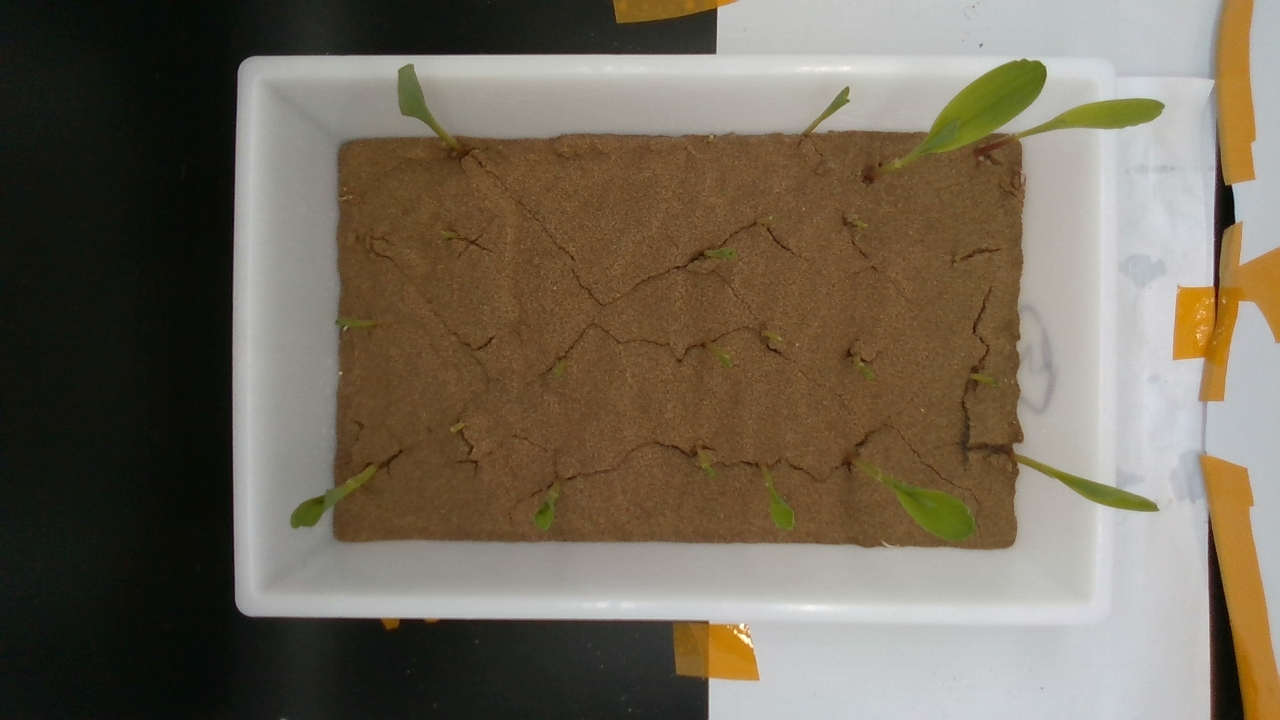
#> input picture sample_sand.jpeg, 1280 x 720 px, found by its file name
$ python draw_histogram_Gray.py
#> lines starting #> are read from the running program, lines starting #| are printed output that depends on the picture
import numpy as np
import matplotlib.pyplot as plt
import skimage
from skimage.transform import (hough_line, hough_line_peaks, hough_circle,
                               hough_circle_peaks)
from skimage.draw import circle_perimeter
from skimage.feature import canny
from skimage.data import astronaut
from skimage.io import imread, imsave
from skimage.color import rgb2gray, gray2rgb, label2rgb
from skimage import img_as_float
from skimage.morphology import skeletonize
from skimage import data, img_as_float
from matplotlib import cm
from skimage.filters import sobel, threshold_otsu
from skimage.feature import canny
from skimage.segmentation import felzenszwalb, slic, quickshift, watershed
from skimage.segmentation import mark_boundaries, find_boundaries

FILE_NAME = '.\\sample_sand.jpeg'
# imread得到的二维矩阵元素全部介于0 1之间，使其扩增到0-256
img_gray = skimage.io.imread(FILE_NAME, as_gray=True) * 256
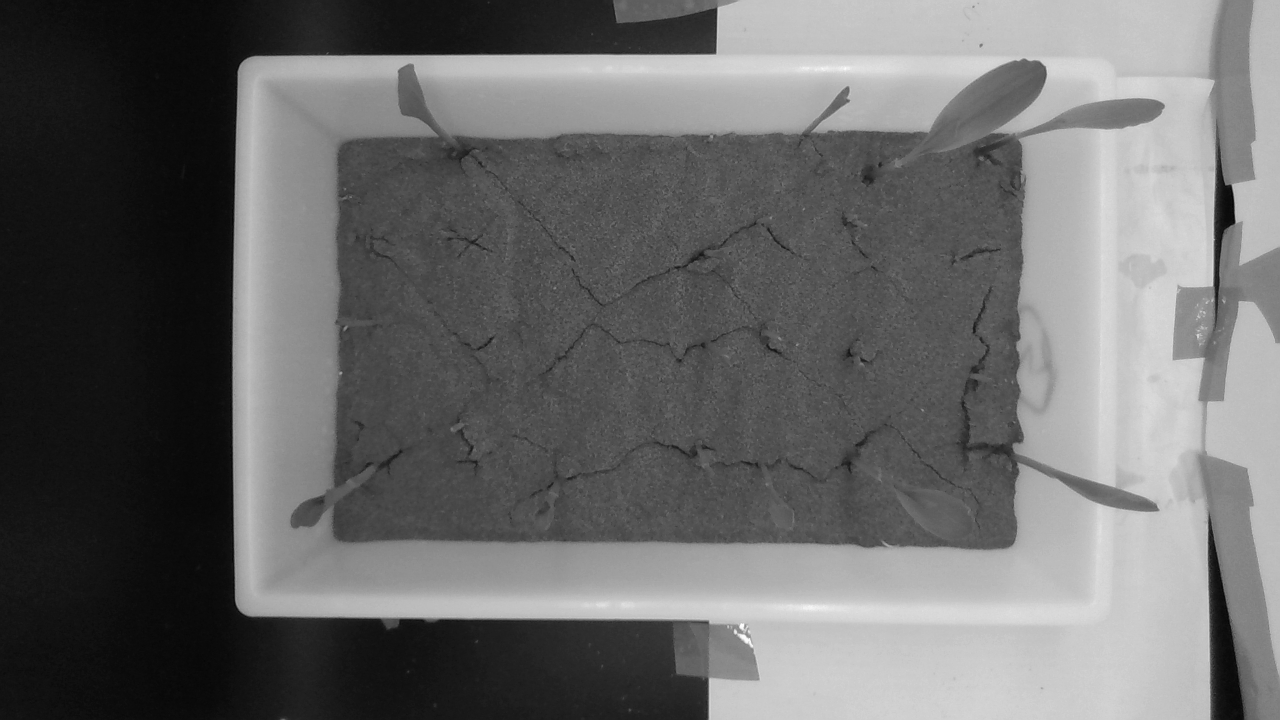
#> img_gray: shape (720, 1280) float64; min 4.85, max 254.7, mean 105.7


f, (ax1, ax2) = plt.subplots(2, 1)
ax1.plot()
ax1.imshow(img_gray, cmap='gray')


edges = canny(img_gray, sigma=5)
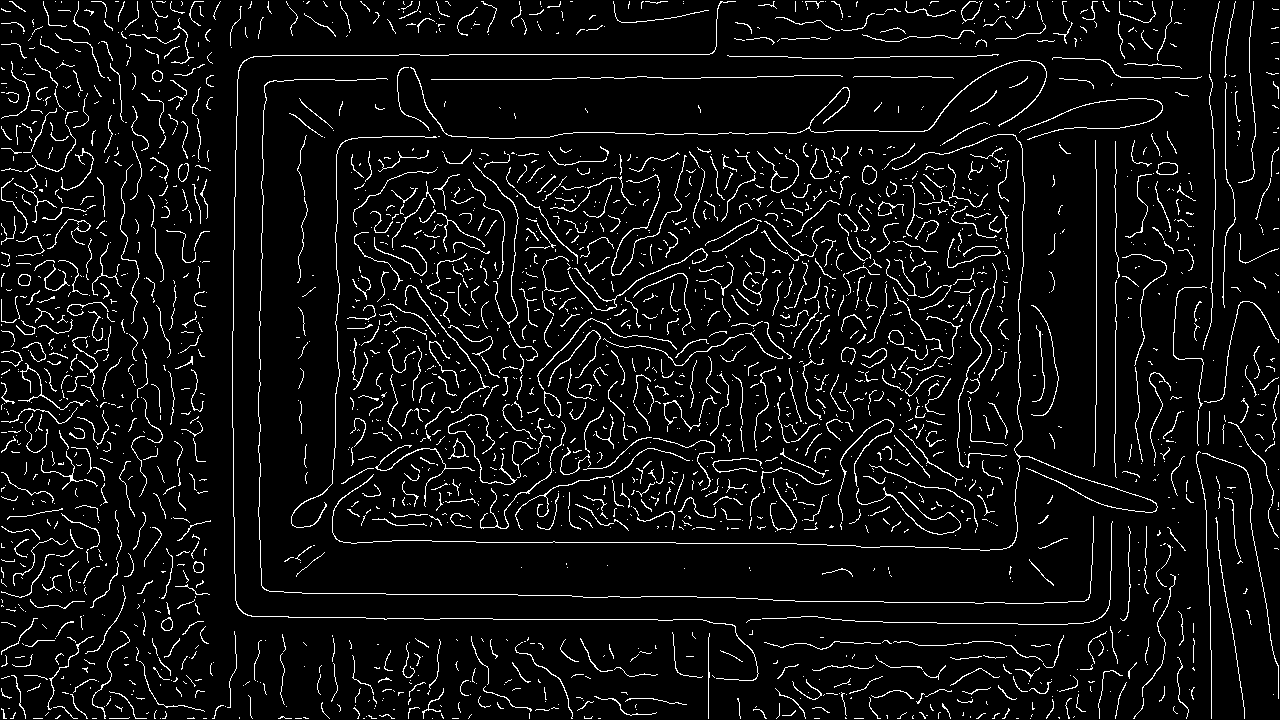
#> edges: shape (720, 1280) bool; 6.1% white in thin lines or dots
ax2.plot()
ax2.imshow(edges, cmap=plt.cm.gray, interpolation='nearest')
ax2.axis('off'), plt.show()
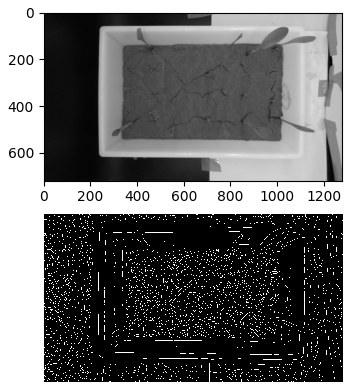
#> figure drawn by matplotlib, 2 panels

plt.show()

$ run again, with day1_sand.jpeg copied over sample_sand.jpeg
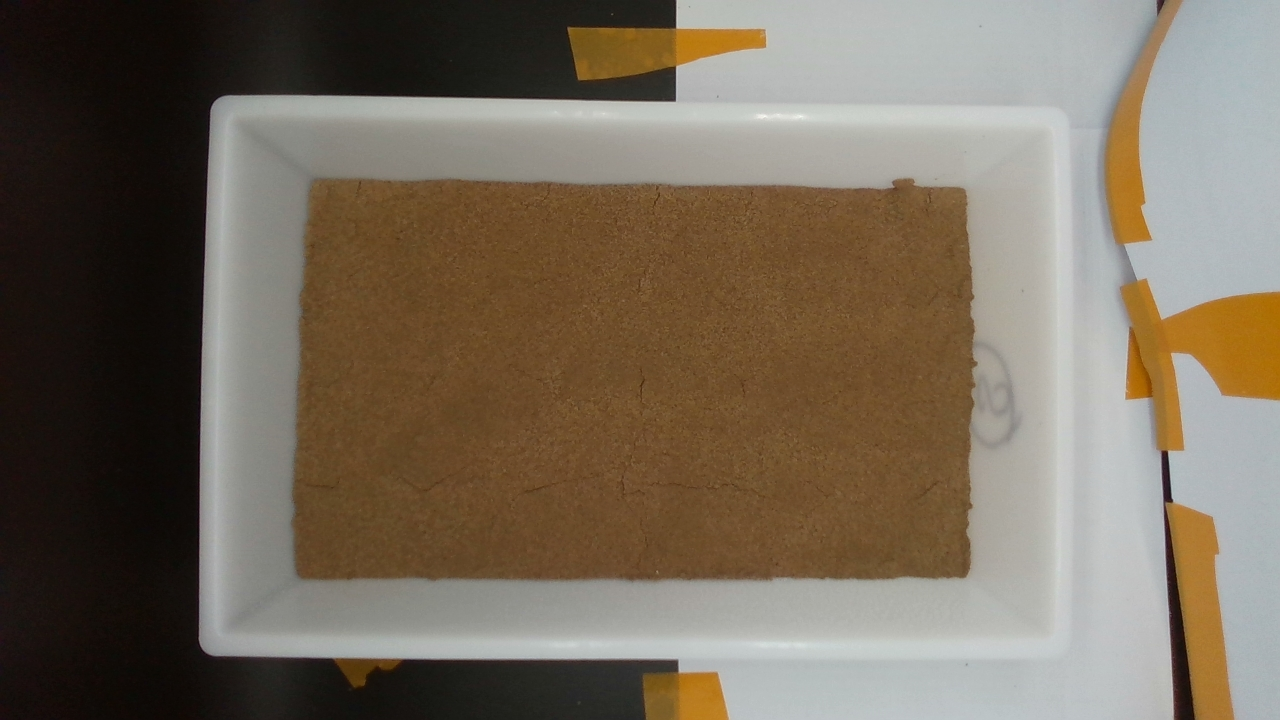
#> input picture day1_sand.jpeg, 1280 x 720 px, found by its file name
#> `edges = canny(img_gray, sigma=5)`:
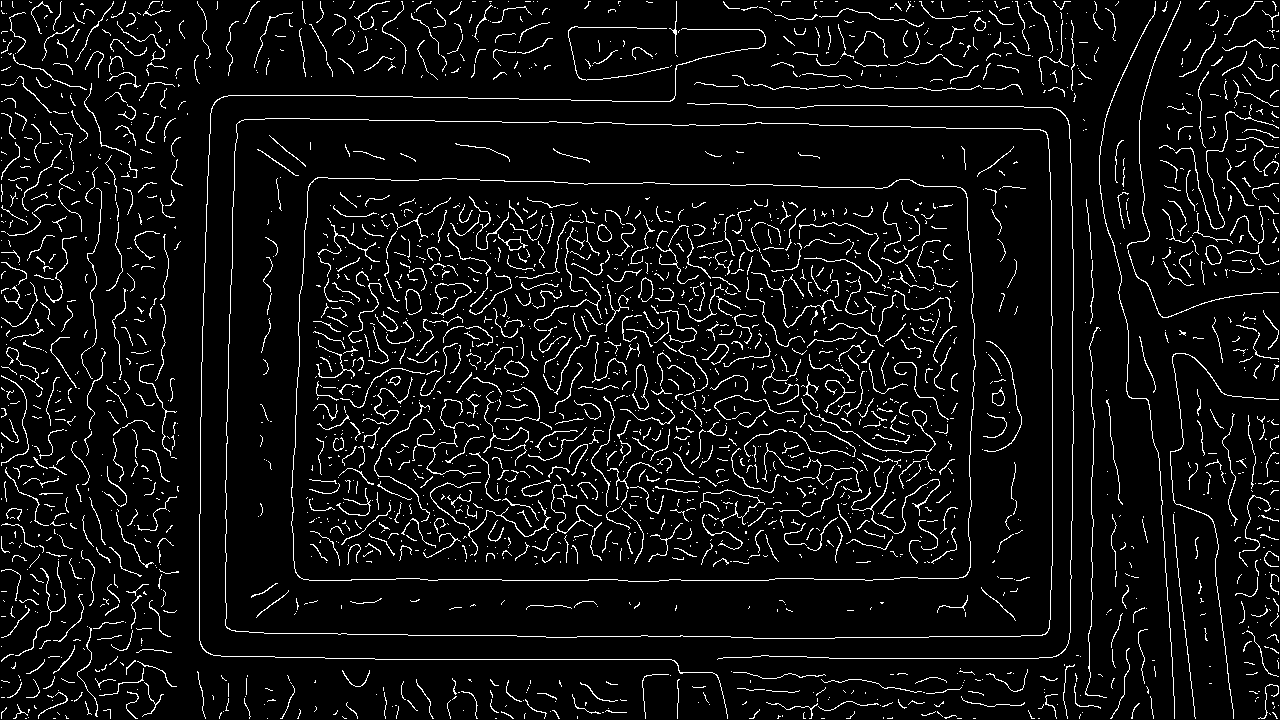
#> edges: shape (720, 1280) bool; 6.2% white in thin lines or dots
#> `ax2.axis('off'), plt.show()`:
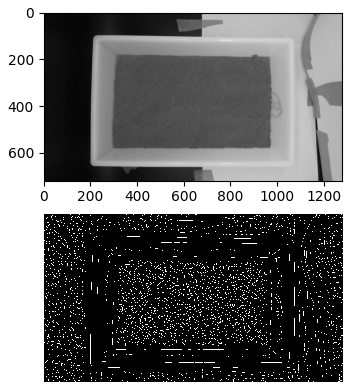
#> figure drawn by matplotlib, 2 panels

$ run again, with sample.jpeg copied over sample_sand.jpeg
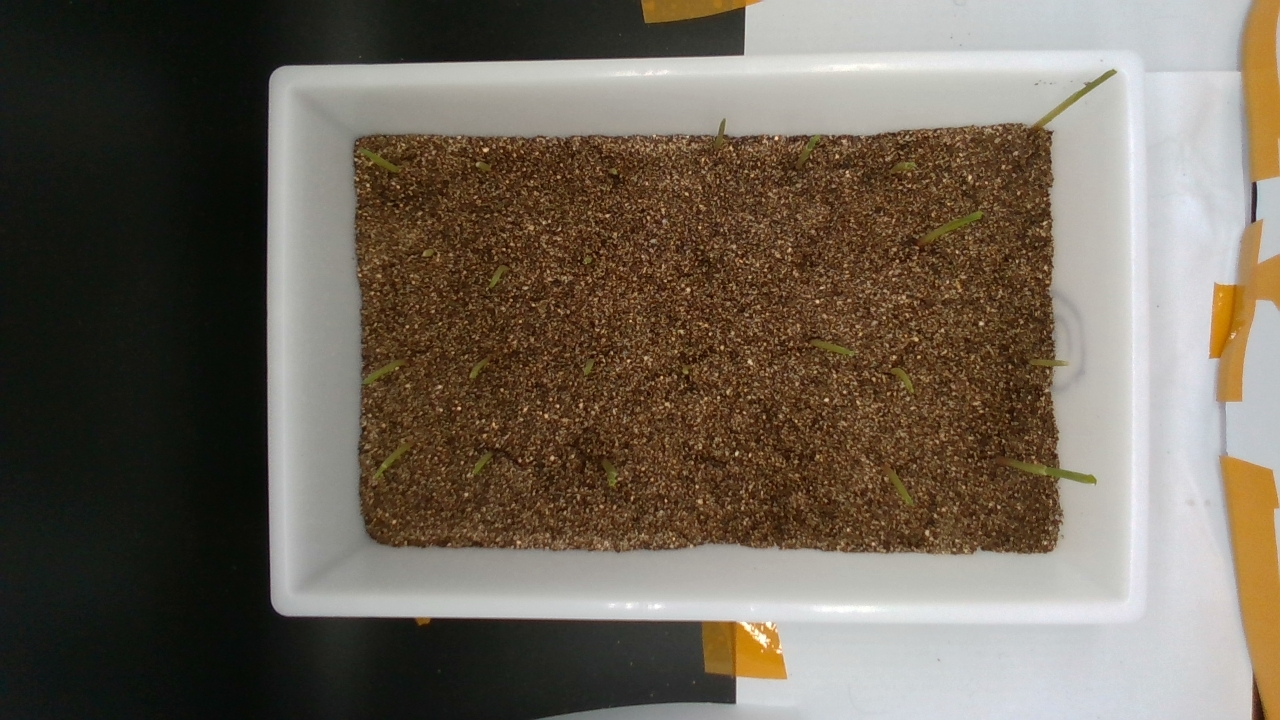
#> input picture sample.jpeg, 1280 x 720 px, found by its file name
#> `edges = canny(img_gray, sigma=5)`:
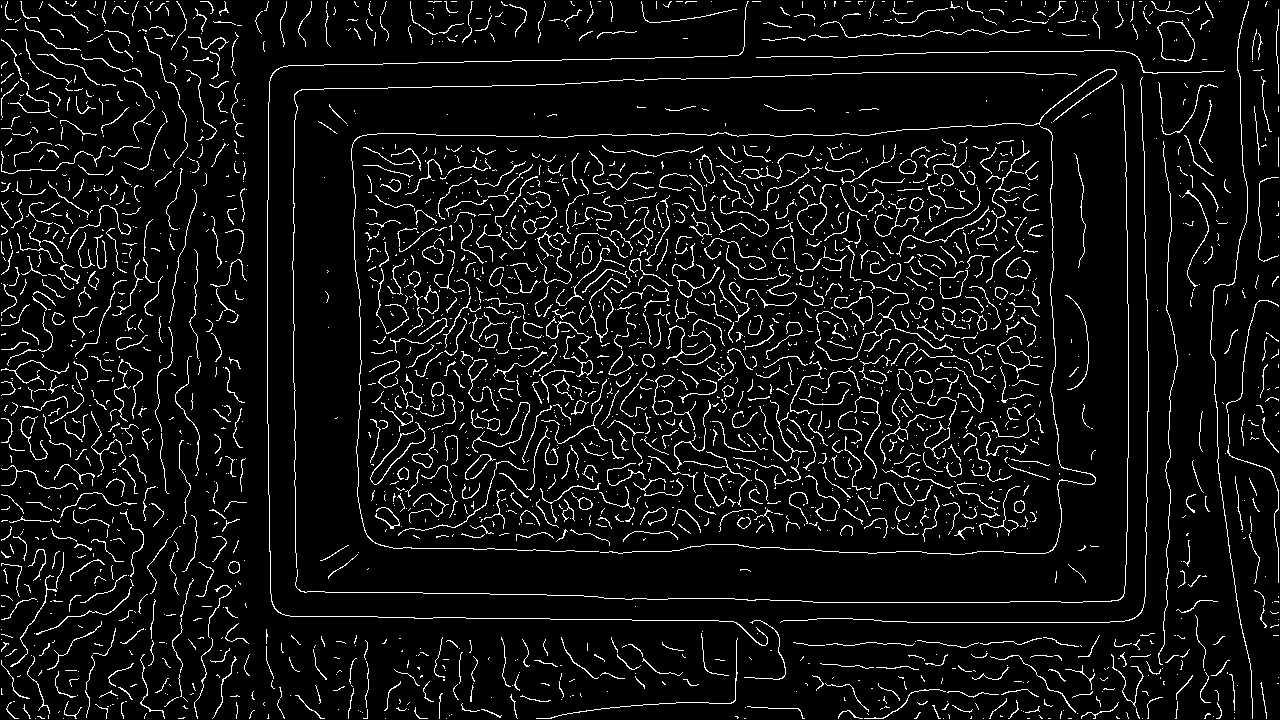
#> edges: shape (720, 1280) bool; 6.6% white in thin lines or dots
#> `ax2.axis('off'), plt.show()`:
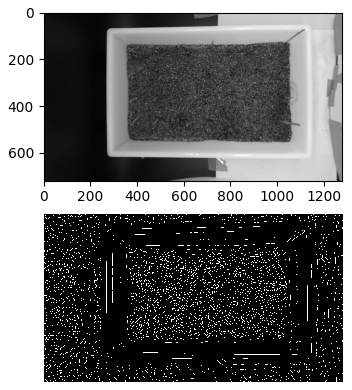
#> figure drawn by matplotlib, 2 panels
